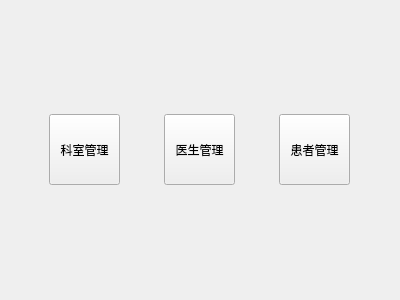
<?xml version="1.0" encoding="UTF-8"?>
<ui version="4.0">
 <class>welcomView</class>
 <widget class="QWidget" name="welcomView">
  <property name="geometry">
   <rect>
    <x>0</x>
    <y>0</y>
    <width>400</width>
    <height>300</height>
   </rect>
  </property>
  <property name="windowTitle">
   <string>欢迎</string>
  </property>
  <layout class="QHBoxLayout" name="horizontalLayout">
   <item>
    <widget class="QPushButton" name="pushButton">
     <property name="minimumSize">
      <size>
       <width>71</width>
       <height>71</height>
      </size>
     </property>
     <property name="maximumSize">
      <size>
       <width>71</width>
       <height>71</height>
      </size>
     </property>
     <property name="text">
      <string>科室管理</string>
     </property>
    </widget>
   </item>
   <item>
    <widget class="QPushButton" name="pushButton_2">
     <property name="minimumSize">
      <size>
       <width>71</width>
       <height>71</height>
      </size>
     </property>
     <property name="maximumSize">
      <size>
       <width>71</width>
       <height>71</height>
      </size>
     </property>
     <property name="text">
      <string>医生管理</string>
     </property>
    </widget>
   </item>
   <item>
    <widget class="QPushButton" name="pushButton_3">
     <property name="minimumSize">
      <size>
       <width>71</width>
       <height>71</height>
      </size>
     </property>
     <property name="maximumSize">
      <size>
       <width>71</width>
       <height>71</height>
      </size>
     </property>
     <property name="text">
      <string>患者管理</string>
     </property>
    </widget>
   </item>
  </layout>
 </widget>
 <resources/>
 <connections/>
</ui>
